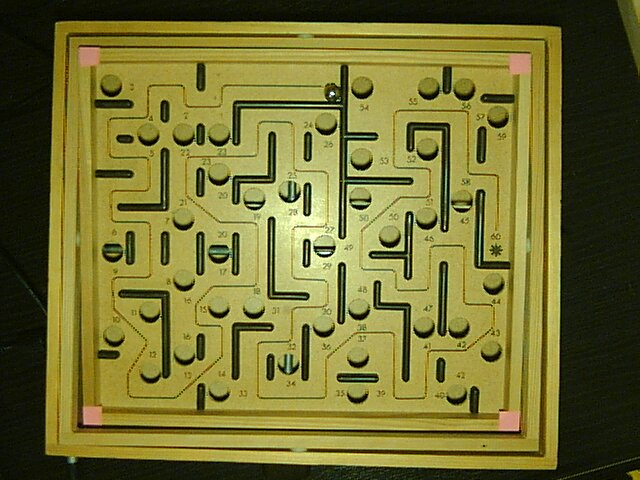
//> input picture testdata/2017-08-11-000135.jpg, 640 x 480 px, given in place of the camera
$ ./main   (built with g++ and OpenCV 4)
//> lines starting //> are read from the running program, lines starting //| are printed output that depends on the picture
#include "opencv2/highgui.hpp"
#include "opencv2/imgproc.hpp"
#include <stdio.h>
#include <iostream>

using namespace cv;
using namespace std;

int main(int, char **) {
  VideoCapture cap(1);
  if (!cap.isOpened())
    return -1;
  namedWindow("Hue", CV_WINDOW_AUTOSIZE);

  int hue_low = 4;
  int hue_high = 16;
  int erosion_elem = 0;
  int erosion_size = 3;
  createTrackbar("hue_low", "Hue", &hue_low, 255);
  createTrackbar("hue_high", "Hue", &hue_high, 255);
  /// Create Erosion Trackbar
  createTrackbar("Element:\n 0: Rect \n 1: Cross \n 2: Ellipse", "Hue",
                 &erosion_elem, 2);

  createTrackbar("Kernel size:\n 2n +1", "Hue", &erosion_size,
                 21);

  Mat src;
  for (;;) {
    cap >> src;
//> src is the input picture: 480 rows x 640 cols, CV_8UC3; mean B, G, R 49.3, 110.9, 114.7
    if (!src.data) {
      return -1;
    }

    cvtColor(src, src, CV_BGR2HSV);
//> src: 480 rows x 640 cols, CV_8UC3; mean H, S, V 30.5, 162.9, 116.6

    /// Separate the image in 3 places ( B, G and R )
    vector<Mat> hsv_planes;
    split(src, hsv_planes);
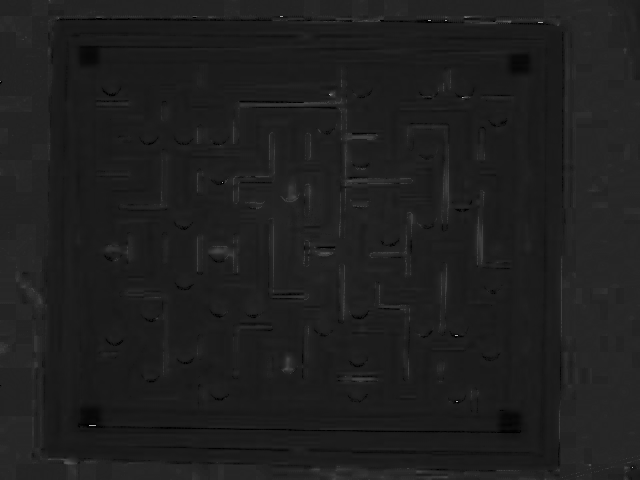
//> hsv_planes[0]: 480 rows x 640 cols, CV_8UC1; min 0, max 179, mean 30.5
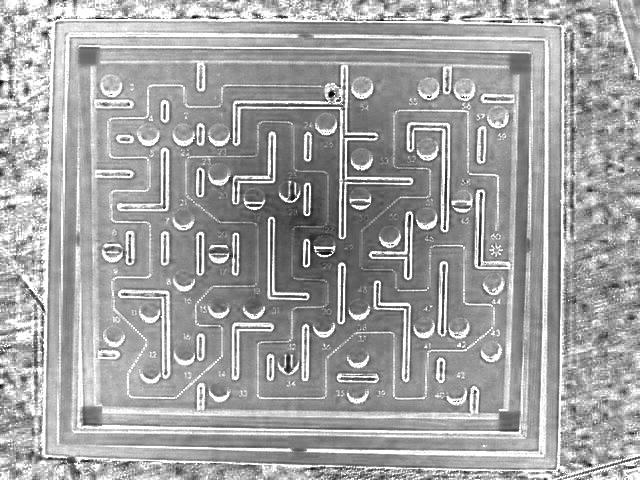
//> hsv_planes[1]: 480 rows x 640 cols, CV_8UC1; min 0, max 255, mean 162.9
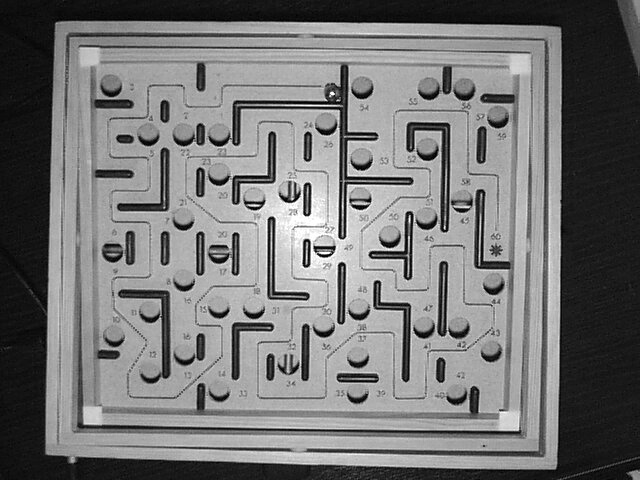
//> hsv_planes[2]: 480 rows x 640 cols, CV_8UC1; min 1, max 255, mean 116.6

    if (cvWaitKey(30) > 0) {
//> the Esc key is pressed
        break;
    }
    inRange(hsv_planes[0], hue_low, hue_high, hsv_planes[0]);

    int erosion_type;
    if (erosion_elem == 0) {
      erosion_type = MORPH_RECT;
    } else if (erosion_elem == 1) {
      erosion_type = MORPH_CROSS;
    } else if (erosion_elem == 2) {
      erosion_type = MORPH_ELLIPSE;
    }

    Mat element = getStructuringElement(
        erosion_type, Size(2 * erosion_size + 1, 2 * erosion_size + 1),
        Point(erosion_size, erosion_size));

    /// Apply the erosion operation
    erode(hsv_planes[0], hsv_planes[0], element);

    imshow("Hue", hsv_planes[0]);

  }
  return 0;
}

$ run again, on testdata/2017-08-11-124351.jpg
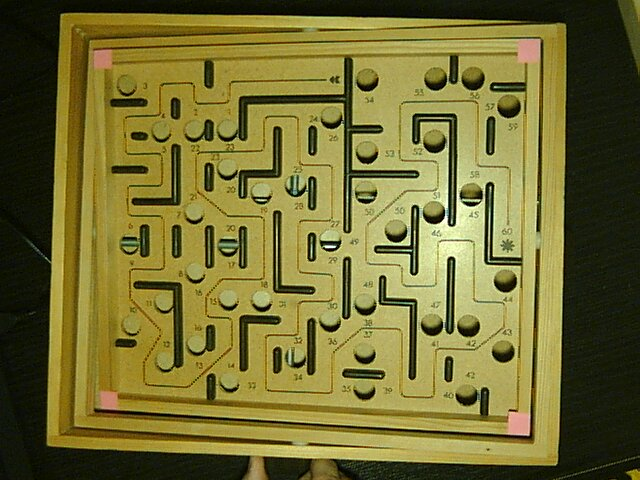
//> input picture testdata/2017-08-11-124351.jpg, 640 x 480 px, given in place of the camera
//> src is the input picture: 480 rows x 640 cols, CV_8UC3; mean B, G, R 50.7, 108.9, 115.2
//> src: 480 rows x 640 cols, CV_8UC3; mean H, S, V 29.7, 160.2, 116.8
//> `split(src, hsv_planes);`:
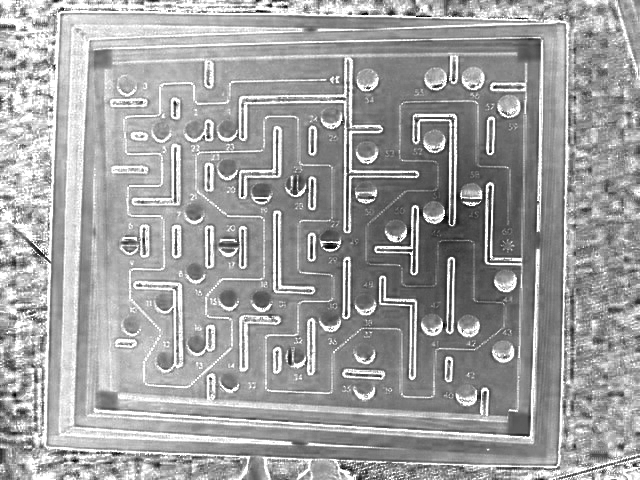
//> hsv_planes[1]: 480 rows x 640 cols, CV_8UC1; min 0, max 255, mean 160.2
//> `split(src, hsv_planes);`:
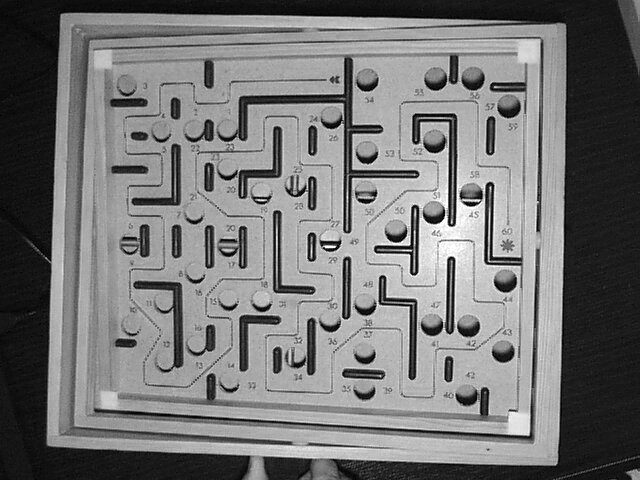
//> hsv_planes[2]: 480 rows x 640 cols, CV_8UC1; min 0, max 255, mean 116.8
